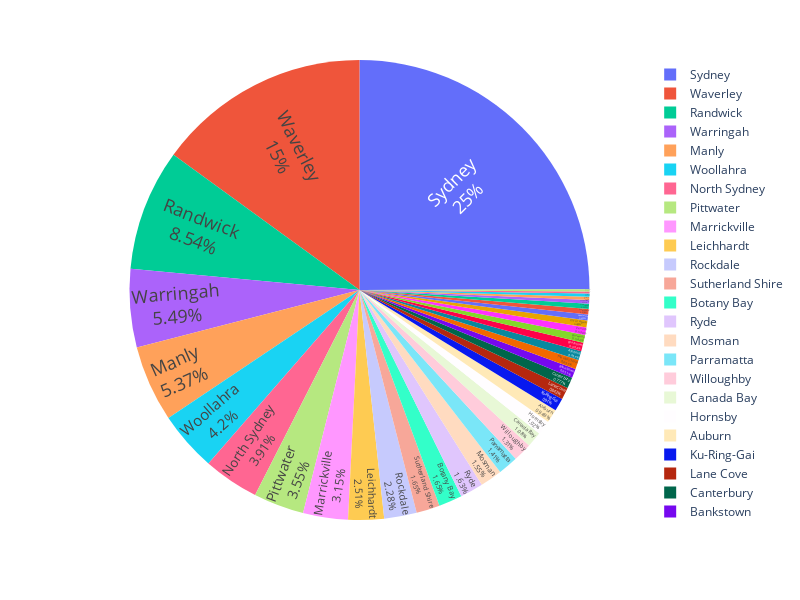

The code cell stored with this chart in its notebook:
### Code cell
fig = px.pie(df_neighbourhood, values='count', names='neighbourhood')
fig.update_traces(textposition='inside', textinfo='percent+label',insidetextorientation='radial')
fig.update_layout( width = 800, height = 600, uniformtext_minsize=12, title_x=0.5,font={'size': 18})
fig.update_layout(legend=dict(font={'size': 12}))
fig.show()

### Figure 1 — Plotly figure (JSON) as saved in the notebook; plotly's stock layout.template omitted (floating-point values rounded to 4 significant figures)
{"data": [{"domain": {"x": [0, 1], "y": [0, 1]}, "hovertemplate": "neighbourhood=%{label}<br>count=%{value}<extra></extra>", "insidetextorientation": "radial", "labels": ["Ashfield", "Auburn", "Bankstown", "Blacktown", "Botany Bay", "Burwood", "Camden", "Campbelltown", "Canada Bay", "Canterbury", "City Of Kogarah", "Fairfield", "Holroyd", "Hornsby", "Hunters Hill", "Hurstville", "Ku-Ring-Gai", "Lane Cove", "Leichhardt", "Liverpool", "Manly", "Marrickville", "Mosman", "North Sydney", "Parramatta", "Penrith", "Pittwater", "Randwick", "Rockdale", "Ryde", "Strathfield", "Sutherland Shire", "Sydney", "The Hills Shire", "Warringah", "Waverley", "Willoughby", "Woollahra"], "legendgroup": "", "name": "", "showlegend": true, "textinfo": "percent+label", "textposition": "inside", "type": "pie", "values": [96, 143, 98, 91, 248, 82, 22, 38, 162, 117, 73, 32, 36, 154, 22, 64, 137, 127, 378, 55, 809, 475, 234, 589, 212, 81, 535, 1286, 344, 245, 57, 249, 3759, 98, 827, 2259, 197, 632]}], "layout": {"font": {"size": 18}, "height": 600, "legend": {"font": {"size": 12}, "tracegroupgap": 0}, "margin": {"t": 60}, "title": {"x": 0.5}, "uniformtext": {"minsize": 12}, "width": 800}}
